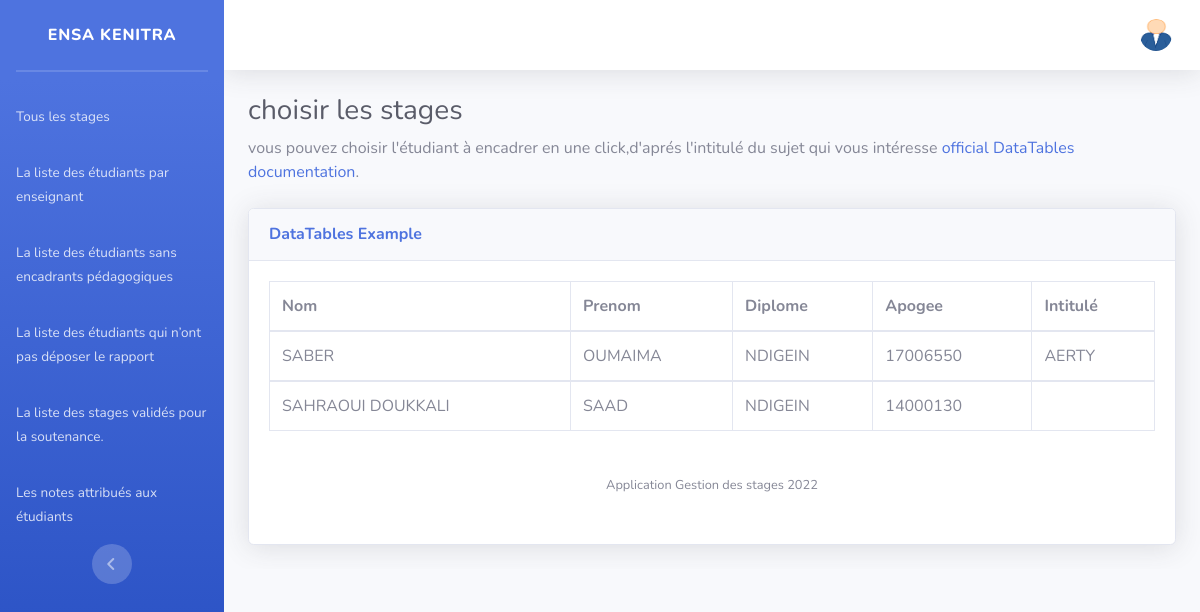
The page /EtudnonRapport.php on the database its author committed.
### tables this page shows
CREATE TABLE `etudiant` (
  `id` int(11) NOT NULL,
  `diplôme` varchar(7) DEFAULT NULL,
  `apogee` int(8) DEFAULT NULL,
  `nom` varchar(25) DEFAULT NULL,
  `prenom` varchar(19) DEFAULT NULL,
  `email` varchar(41) DEFAULT NULL,
  `mdp` varchar(6) DEFAULT NULL,
  `url` text NOT NULL,
  `id_stage` int(7) DEFAULT NULL
);

CREATE TABLE `stage` (
  `id_stage` int(5) NOT NULL,
  `intituléSujet` varchar(50) DEFAULT NULL,
  `descri` varchar(61) DEFAULT NULL,
  `technologiesUtilisées` varchar(61) DEFAULT NULL,
  `rapportv1` text DEFAULT NULL,
  `rapportv2` text DEFAULT NULL,
  `id_entreprise` int(7) DEFAULT NULL,
  `presentation` text DEFAULT NULL,
  `attestation` text DEFAULT NULL,
  `validation` varchar(30) DEFAULT 'Non Validé',
  `nomEncadrant` varchar(60) DEFAULT NULL,
  `prenomEncadrant` varchar(60) DEFAULT NULL,
  `noteFinal` int(5) DEFAULT NULL,
  `id_enseignant` int(5) DEFAULT NULL,
  `nomBinôme` varchar(100) NOT NULL,
  `prenomBinôme` varchar(100) NOT NULL
);

### EtudnonRapport.php (the view, shortened to what this page needs)
<?php session_start();
include('includes/header.php');
include('includes/navbarAdmin.php');
$conn = mysqli_connect('localhost', 'root', '', 'projetstage') or die('Unable To connect');
try {
    $query = "SELECT * FROM stage,etudiant WHERE stage.id_stage=etudiant.id_stage
    and rapportV1 is null ;";
    $result = $conn->query($query);
?>
    <body id="page-top">
        <div id="wrapper">
            <div id="content-wrapper" class="d-flex flex-column">
                <div id="content">
                    <div class="container-fluid">
                        <h1 class="h3 mb-2 text-gray-800">choisir les stages </h1>
                        <p class="mb-4">vous pouvez choisir l'étudiant à encadrer en une click,d'aprés l'intitulé du sujet qui vous intéresse <a target="_blank" href="https://datatables.net">official DataTables documentation</a>.</p>
                        <div class="card shadow mb-4">
                            <div class="card-header py-3">
                                <h6 class="m-0 font-weight-bold text-primary">DataTables Example</h6>
                            </div>
                            <div class="card-body">
                                <div class="table-responsive">
                                    <table class="table table-bordered" id="dataTable" width="100%" cellspacing="0">
                                        <thead>
                                            <tr>
                                                <th> Nom </th>
                                                <th>Prenom</th>
                                                <th>Diplome </th>
                                                <th>Apogee</th>
                                                <th>Intitulé </th>
                                            </tr>
                                        </thead>
                                        <?php
                                        foreach ($result as $data) {
                                        ?>
                                            <tbody>
                                                <tr>
                                                    <td><?= $data['nom'] ?> </td>
                                                    <td><?= $data['prenom'] ?> </td>
                                                    <td><?= $data['diplôme'] ?> </td>
                                                    <td><?= $data['apogee'] ?> </td>
                                                    <td><?= $data['intituléSujet'] ?> </td>
                                                </tr>
                                            </tbody>
                                        <?php
                                        }
                                        ?>
                                    </table>
                                <?php
                            } catch (PDOException $e) {
                                echo "Error: " . $e->getMessage();
                            }
                            include('includes/footer.php');
                                ?>

### rows shown on the page
etudiant: nom "SABER", prenom "OUMAIMA", diplôme "NDIGEIN", apogee "17006550", id_stage.intituléSujet "AERTY"
etudiant: nom "SAHRAOUI DOUKKALI", prenom "SAAD", diplôme "NDIGEIN", apogee "14000130"
